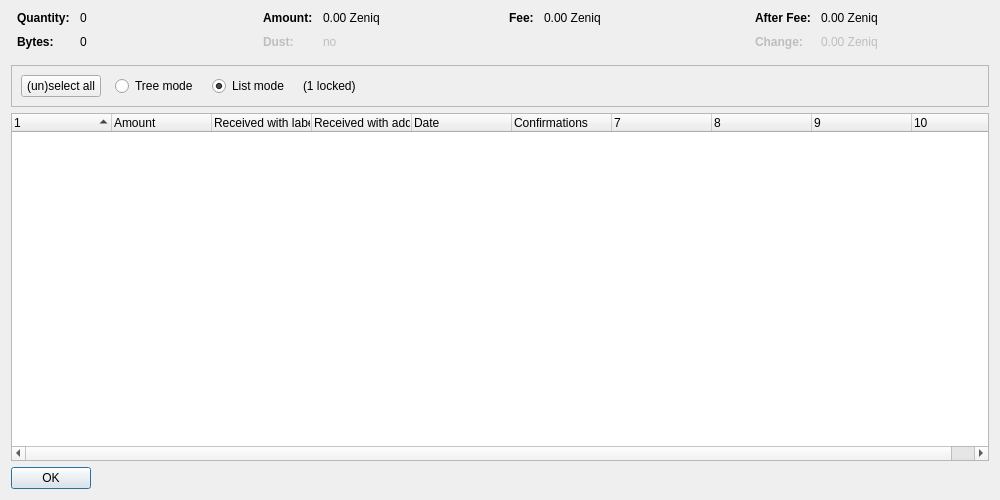
<?xml version="1.0" encoding="UTF-8"?>
<ui version="4.0">
 <class>CoinControlDialog</class>
 <widget class="QDialog" name="CoinControlDialog">
  <property name="geometry">
   <rect>
    <x>0</x>
    <y>0</y>
    <width>1000</width>
    <height>500</height>
   </rect>
  </property>
  <property name="windowTitle">
   <string>Coin Selection</string>
  </property>
  <layout class="QVBoxLayout" name="verticalLayout">
   <item>
    <layout class="QHBoxLayout" name="horizontalLayoutTop" stretch="0,0,0,0">
     <property name="topMargin">
      <number>0</number>
     </property>
     <property name="bottomMargin">
      <number>10</number>
     </property>
     <item>
      <layout class="QFormLayout" name="formLayoutCoinControl1">
       <property name="horizontalSpacing">
        <number>10</number>
       </property>
       <property name="verticalSpacing">
        <number>10</number>
       </property>
       <property name="leftMargin">
        <number>6</number>
       </property>
       <property name="rightMargin">
        <number>6</number>
       </property>
       <item row="0" column="0">
        <widget class="QLabel" name="labelCoinControlQuantityText">
         <property name="font">
          <font>
           <weight>75</weight>
           <bold>true</bold>
          </font>
         </property>
         <property name="text">
          <string>Quantity:</string>
         </property>
        </widget>
       </item>
       <item row="0" column="1">
        <widget class="QLabel" name="labelCoinControlQuantity">
         <property name="cursor">
          <cursorShape>IBeamCursor</cursorShape>
         </property>
         <property name="contextMenuPolicy">
          <enum>Qt::ActionsContextMenu</enum>
         </property>
         <property name="text">
          <string notr="true">0</string>
         </property>
         <property name="textInteractionFlags">
          <set>Qt::LinksAccessibleByMouse|Qt::TextSelectableByKeyboard|Qt::TextSelectableByMouse</set>
         </property>
        </widget>
       </item>
       <item row="1" column="0">
        <widget class="QLabel" name="labelCoinControlBytesText">
         <property name="font">
          <font>
           <weight>75</weight>
           <bold>true</bold>
          </font>
         </property>
         <property name="text">
          <string>Bytes:</string>
         </property>
        </widget>
       </item>
       <item row="1" column="1">
        <widget class="QLabel" name="labelCoinControlBytes">
         <property name="cursor">
          <cursorShape>IBeamCursor</cursorShape>
         </property>
         <property name="contextMenuPolicy">
          <enum>Qt::ActionsContextMenu</enum>
         </property>
         <property name="text">
          <string notr="true">0</string>
         </property>
         <property name="textInteractionFlags">
          <set>Qt::LinksAccessibleByMouse|Qt::TextSelectableByKeyboard|Qt::TextSelectableByMouse</set>
         </property>
        </widget>
       </item>
      </layout>
     </item>
     <item>
      <layout class="QFormLayout" name="formLayoutCoinControl2">
       <property name="horizontalSpacing">
        <number>10</number>
       </property>
       <property name="verticalSpacing">
        <number>10</number>
       </property>
       <property name="leftMargin">
        <number>6</number>
       </property>
       <property name="rightMargin">
        <number>6</number>
       </property>
       <item row="0" column="0">
        <widget class="QLabel" name="labelCoinControlAmountText">
         <property name="font">
          <font>
           <weight>75</weight>
           <bold>true</bold>
          </font>
         </property>
         <property name="text">
          <string>Amount:</string>
         </property>
        </widget>
       </item>
       <item row="0" column="1">
        <widget class="QLabel" name="labelCoinControlAmount">
         <property name="cursor">
          <cursorShape>IBeamCursor</cursorShape>
         </property>
         <property name="contextMenuPolicy">
          <enum>Qt::ActionsContextMenu</enum>
         </property>
         <property name="text">
          <string notr="true">0.00 Zeniq</string>
         </property>
         <property name="textInteractionFlags">
          <set>Qt::LinksAccessibleByMouse|Qt::TextSelectableByKeyboard|Qt::TextSelectableByMouse</set>
         </property>
        </widget>
       </item>
       <item row="1" column="0">
        <widget class="QLabel" name="labelCoinControlLowOutputText">
         <property name="enabled">
          <bool>false</bool>
         </property>
         <property name="font">
          <font>
           <weight>75</weight>
           <bold>true</bold>
          </font>
         </property>
         <property name="text">
          <string>Dust:</string>
         </property>
        </widget>
       </item>
       <item row="1" column="1">
        <widget class="QLabel" name="labelCoinControlLowOutput">
         <property name="enabled">
          <bool>false</bool>
         </property>
         <property name="cursor">
          <cursorShape>IBeamCursor</cursorShape>
         </property>
         <property name="contextMenuPolicy">
          <enum>Qt::ActionsContextMenu</enum>
         </property>
         <property name="text">
          <string notr="true">no</string>
         </property>
         <property name="textInteractionFlags">
          <set>Qt::LinksAccessibleByMouse|Qt::TextSelectableByKeyboard|Qt::TextSelectableByMouse</set>
         </property>
        </widget>
       </item>
      </layout>
     </item>
     <item>
      <layout class="QFormLayout" name="formLayoutCoinControl3">
       <property name="horizontalSpacing">
        <number>10</number>
       </property>
       <property name="verticalSpacing">
        <number>10</number>
       </property>
       <property name="leftMargin">
        <number>6</number>
       </property>
       <property name="rightMargin">
        <number>6</number>
       </property>
       <item row="0" column="0">
        <widget class="QLabel" name="labelCoinControlFeeText">
         <property name="font">
          <font>
           <weight>75</weight>
           <bold>true</bold>
          </font>
         </property>
         <property name="text">
          <string>Fee:</string>
         </property>
        </widget>
       </item>
       <item row="0" column="1">
        <widget class="QLabel" name="labelCoinControlFee">
         <property name="cursor">
          <cursorShape>IBeamCursor</cursorShape>
         </property>
         <property name="contextMenuPolicy">
          <enum>Qt::ActionsContextMenu</enum>
         </property>
         <property name="text">
          <string notr="true">0.00 Zeniq</string>
         </property>
         <property name="textInteractionFlags">
          <set>Qt::LinksAccessibleByMouse|Qt::TextSelectableByKeyboard|Qt::TextSelectableByMouse</set>
         </property>
        </widget>
       </item>
      </layout>
     </item>
     <item>
      <layout class="QFormLayout" name="formLayoutCoinControl4">
       <property name="horizontalSpacing">
        <number>10</number>
       </property>
       <property name="verticalSpacing">
        <number>10</number>
       </property>
       <property name="leftMargin">
        <number>6</number>
       </property>
       <property name="rightMargin">
        <number>6</number>
       </property>
       <item row="0" column="0">
        <widget class="QLabel" name="labelCoinControlAfterFeeText">
         <property name="font">
          <font>
           <weight>75</weight>
           <bold>true</bold>
          </font>
         </property>
         <property name="text">
          <string>After Fee:</string>
         </property>
        </widget>
       </item>
       <item row="0" column="1">
        <widget class="QLabel" name="labelCoinControlAfterFee">
         <property name="cursor">
          <cursorShape>IBeamCursor</cursorShape>
         </property>
         <property name="contextMenuPolicy">
          <enum>Qt::ActionsContextMenu</enum>
         </property>
         <property name="text">
          <string notr="true">0.00 Zeniq</string>
         </property>
         <property name="textInteractionFlags">
          <set>Qt::LinksAccessibleByMouse|Qt::TextSelectableByKeyboard|Qt::TextSelectableByMouse</set>
         </property>
        </widget>
       </item>
       <item row="1" column="0">
        <widget class="QLabel" name="labelCoinControlChangeText">
         <property name="enabled">
          <bool>false</bool>
         </property>
         <property name="font">
          <font>
           <weight>75</weight>
           <bold>true</bold>
          </font>
         </property>
         <property name="text">
          <string>Change:</string>
         </property>
        </widget>
       </item>
       <item row="1" column="1">
        <widget class="QLabel" name="labelCoinControlChange">
         <property name="enabled">
          <bool>false</bool>
         </property>
         <property name="cursor">
          <cursorShape>IBeamCursor</cursorShape>
         </property>
         <property name="contextMenuPolicy">
          <enum>Qt::ActionsContextMenu</enum>
         </property>
         <property name="text">
          <string notr="true">0.00 Zeniq</string>
         </property>
         <property name="textInteractionFlags">
          <set>Qt::LinksAccessibleByMouse|Qt::TextSelectableByKeyboard|Qt::TextSelectableByMouse</set>
         </property>
        </widget>
       </item>
      </layout>
     </item>
    </layout>
   </item>
   <item>
    <widget class="QFrame" name="frame">
     <property name="minimumSize">
      <size>
       <width>0</width>
       <height>40</height>
      </size>
     </property>
     <property name="frameShape">
      <enum>QFrame::StyledPanel</enum>
     </property>
     <property name="frameShadow">
      <enum>QFrame::Sunken</enum>
     </property>
     <layout class="QHBoxLayout" name="horizontalLayout">
      <item>
       <layout class="QHBoxLayout" name="horizontalLayoutPanel" stretch="0,0,0,0,0">
        <property name="spacing">
         <number>14</number>
        </property>
        <item>
         <widget class="QPushButton" name="pushButtonSelectAll">
          <property name="sizePolicy">
           <sizepolicy hsizetype="Maximum" vsizetype="Fixed">
            <horstretch>0</horstretch>
            <verstretch>0</verstretch>
           </sizepolicy>
          </property>
          <property name="text">
           <string>(un)select all</string>
          </property>
          <property name="autoDefault">
           <bool>false</bool>
          </property>
         </widget>
        </item>
        <item>
         <widget class="QRadioButton" name="radioTreeMode">
          <property name="sizePolicy">
           <sizepolicy hsizetype="Maximum" vsizetype="Fixed">
            <horstretch>0</horstretch>
            <verstretch>0</verstretch>
           </sizepolicy>
          </property>
          <property name="text">
           <string>Tree mode</string>
          </property>
         </widget>
        </item>
        <item>
         <widget class="QRadioButton" name="radioListMode">
          <property name="sizePolicy">
           <sizepolicy hsizetype="Maximum" vsizetype="Fixed">
            <horstretch>0</horstretch>
            <verstretch>0</verstretch>
           </sizepolicy>
          </property>
          <property name="text">
           <string>List mode</string>
          </property>
          <property name="checked">
           <bool>true</bool>
          </property>
         </widget>
        </item>
        <item>
         <widget class="QLabel" name="labelLocked">
          <property name="text">
           <string notr="true">(1 locked)</string>
          </property>
         </widget>
        </item>
        <item>
         <spacer name="horizontalSpacer">
          <property name="orientation">
           <enum>Qt::Horizontal</enum>
          </property>
          <property name="sizeHint" stdset="0">
           <size>
            <width>40</width>
            <height>20</height>
           </size>
          </property>
         </spacer>
        </item>
       </layout>
      </item>
     </layout>
    </widget>
   </item>
   <item>
    <widget class="CoinControlTreeWidget" name="treeWidget">
     <property name="contextMenuPolicy">
      <enum>Qt::CustomContextMenu</enum>
     </property>
     <property name="sortingEnabled">
      <bool>false</bool>
     </property>
     <property name="columnCount">
      <number>10</number>
     </property>
     <attribute name="headerShowSortIndicator" stdset="0">
      <bool>true</bool>
     </attribute>
     <attribute name="headerStretchLastSection">
      <bool>false</bool>
     </attribute>
     <column>
      <property name="text">
       <string/>
      </property>
     </column>
     <column>
      <property name="text">
       <string>Amount</string>
      </property>
     </column>
     <column>
      <property name="text">
       <string>Received with label</string>
      </property>
     </column>
     <column>
      <property name="text">
       <string>Received with address</string>
      </property>
     </column>
     <column>
      <property name="text">
       <string>Date</string>
      </property>
     </column>
     <column>
      <property name="text">
       <string>Confirmations</string>
      </property>
      <property name="toolTip">
       <string>Confirmed</string>
      </property>
     </column>
     <column>
      <property name="text">
       <string/>
      </property>
     </column>
     <column>
      <property name="text">
       <string/>
      </property>
     </column>
     <column>
      <property name="text">
       <string/>
      </property>
     </column>
     <column>
      <property name="text">
       <string/>
      </property>
     </column>
    </widget>
   </item>
   <item>
    <widget class="QDialogButtonBox" name="buttonBox">
     <property name="sizePolicy">
      <sizepolicy hsizetype="Maximum" vsizetype="Fixed">
       <horstretch>0</horstretch>
       <verstretch>0</verstretch>
      </sizepolicy>
     </property>
     <property name="orientation">
      <enum>Qt::Horizontal</enum>
     </property>
     <property name="standardButtons">
      <set>QDialogButtonBox::Ok</set>
     </property>
    </widget>
   </item>
  </layout>
 </widget>
 <customwidgets>
  <customwidget>
   <class>CoinControlTreeWidget</class>
   <extends>QTreeWidget</extends>
   <header>qt/coincontroltreewidget.h</header>
  </customwidget>
 </customwidgets>
 <resources/>
 <connections/>
</ui>
